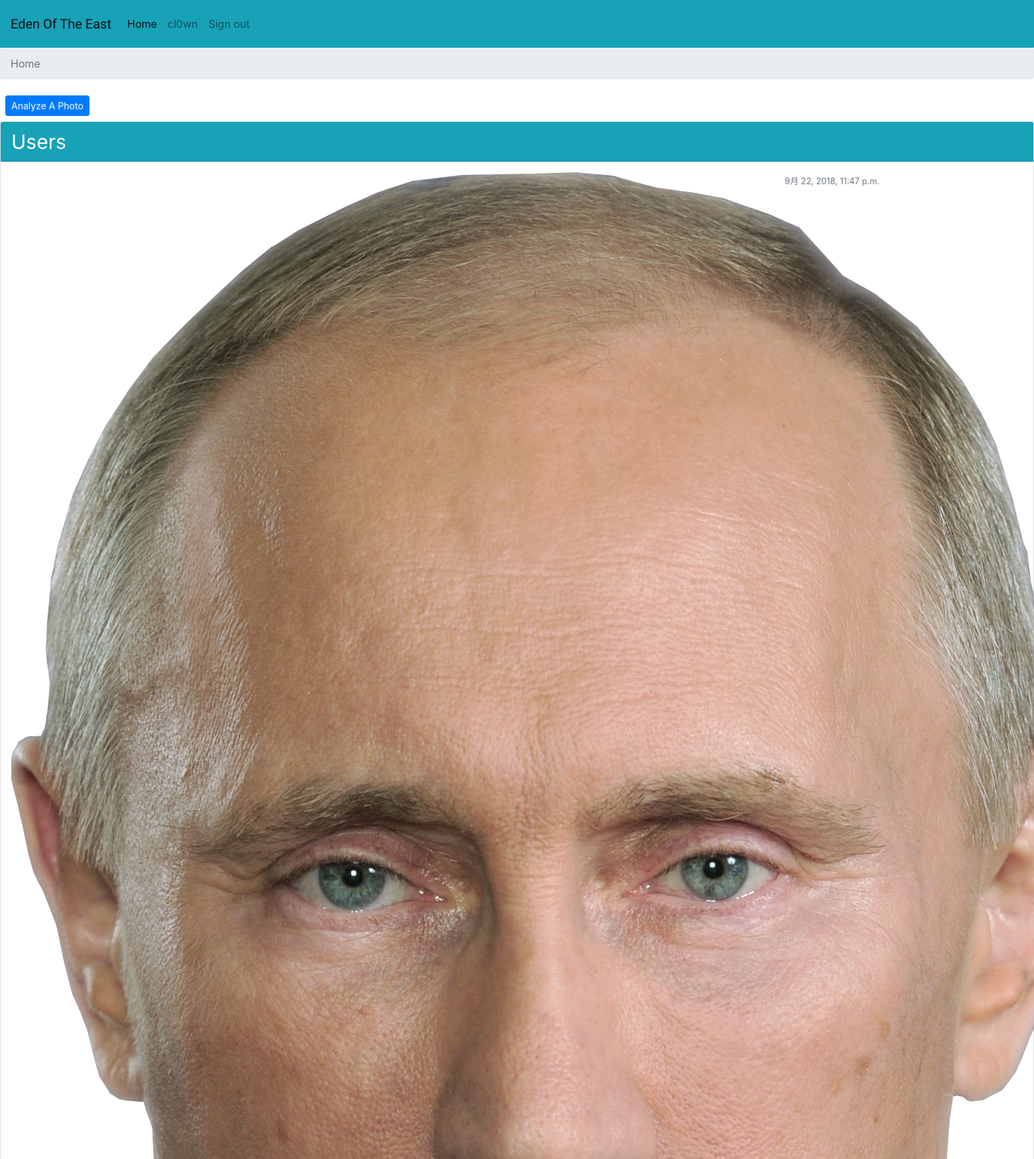
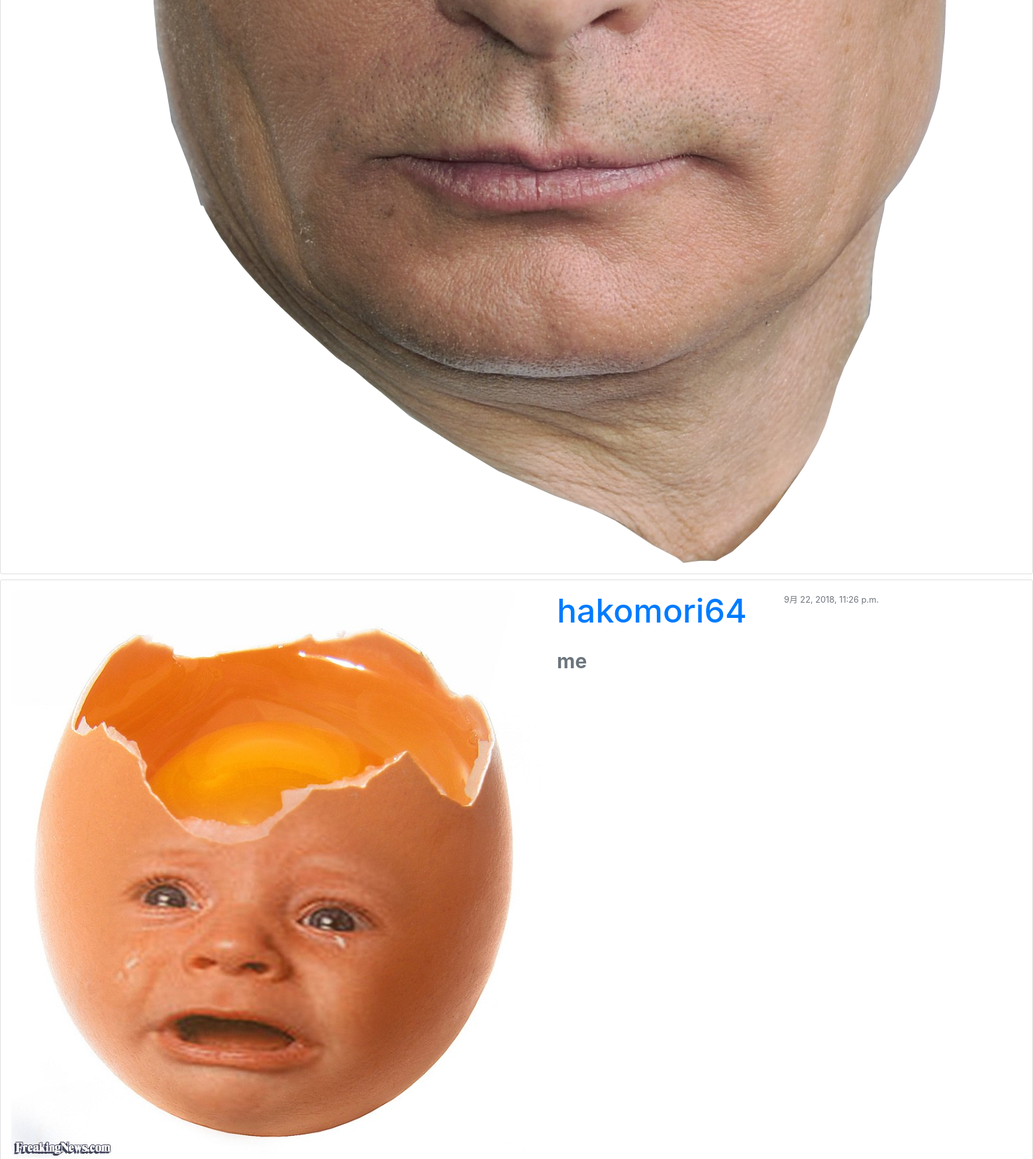
The app's page / (signed in, upper part) with its own data (2 pictures, top to bottom).
### edensystem/models.py (models this page shows)
class Tag(models.Model):
    user = models.ForeignKey(User, on_delete=models.CASCADE, related_name='user_tags')
    description = models.CharField(max_length=100)
    created_by = models.ForeignKey(User, on_delete=models.CASCADE, related_name='created_tags')
    created_at = models.DateTimeField(auto_now_add=True)
    class Meta:
        ordering = ['-created_at']

### edensystem/views.py (the view)
# urls.py: 2. Add a URL to urlpatterns:  path('', views.home, name='home')
def home(request):
    users = User.objects.all()
    return render(request, 'home.html', {'users': users})

### edensystem/models.py (called while the page is built)
    def image_url(self):
        if not (self.thumbnail):
            if self.sex == 'male':
                return '/static/img/if_male3_403019.svg'
            else:
                return '/static/img/if_female1_403023.svg'

### templates/home.html
{% extends "base.html" %}
{% load thumbnail %}
{% block breadcrumb %}
<li class="breadcrumb-item active">Home</li>
{% endblock breadcrumb %}
{% block content %}
<a href="#" class="btn btn-primary btn-sm mx-2 my-2" role="button">Analyze A Photo</a>
        {% for each in users %}
        {% with each.user_tags.all|first as first_tag %}
        <div class="card mb-2">
            {% if forloop.first %}
            <div class="card-header text-white bg-info py-2 px-3 " style="height: 60px;font-size: 30px;">Users</div>
            {% endif %}
            <div class="card-body p-3">
                <div class="row">
                    <div class="col-9">
                        <div class="media">
                            {% if each.profile.thumbnail %}
                            {% thumbnail each.profile.thumbnail "100x100" crop="center" as im %}
                                <a href="{% url 'tags' each.pk %}"><img src="{{ im.url }}" alt="{{ each.username }}" width="{{ im.width }}" height="{{ im.height }}"></a>
                            {% endthumbnail %}
                            {% else %}
                                <a href="{% url 'tags' each.pk %}"><img src="{{ each.profile.image_url }}" alt="{{ each.username }}" width="100" height="100"></a>
                            {% endif %}
                            <div class="media-body ml-4">
                                <h3 class="media-heading" style="font-size: 50px;"><a href="{% url 'tags' each.pk %}">{{ each.username }}</a></h3>
                                <strong class="d-flex align-items-center text-muted mt-4" style="font-size: 30px;">{{ first_tag.description }}</strong>
                            </div>
                        </div>
                    </div>
                    <div class="col-3">
                        <small class="text-muted text-right">{{ first_tag.created_at }}</small>
                    </div>
                </div>
            </div>
        </div>
        {% endwith %}
        {% endfor %}
{% endblock content %}

### templates/base.html (shortened to what this page needs)
{% load static %}
{% load thumbnail %}
{% load widget_tweaks %}
<!DOCTYPE html>
<html>
<head>
    <link rel="stylesheet" href="https://stackpath.bootstrapcdn.com/bootstrap/4.1.3/css/bootstrap.min.css">
</head>
<body>
    {% block body %}
    <nav class="navbar navbar-expand-lg navbar-light bg-info h-25 p-3">
        <a class="navbar-brand" href="{% url 'home' %}" style="font-family: 'Spirax', cursive;">Eden Of The East</a>
        <div class="collapse navbar-collapse" id="navbarToggler">
            <ul class="navbar-nav mr-auto">
                <li class="nav-item active">
                    <a class="nav-link" href="{% url 'home' %}">Home <span class="sr-only">(current)</span></a>
                </li>
                {% if user.is_authenticated %}
                <li class="nav-item">
                    <a href="{% url 'profile' %}" class="nav-link">{{ user.username }}</a>
                </li>
                <li class="nav-item">
                    <a class="nav-link" href="{% url 'logout' %}">Sign out</a>
                </li>
                {% endif %}
            </ul>
        </div>
    </nav>
    <nav aria-label="breadcrumb">
        <ol class="breadcrumb">
            {% block breadcrumb %}
            {% endblock breadcrumb %}
        </ol>
    </nav>
    {% block content %}
    {% endblock content %}
    {% endblock body %}
</body>
</html>

### records on screen
Tag: created_at "9月 22, 2018, 11:47 p.m."
Tag: description "me", created_at "9月 22, 2018, 11:26 p.m."

### other values on screen
{{ user.username }} "cl0wn"
{{ each.username }} "hakomori64"
